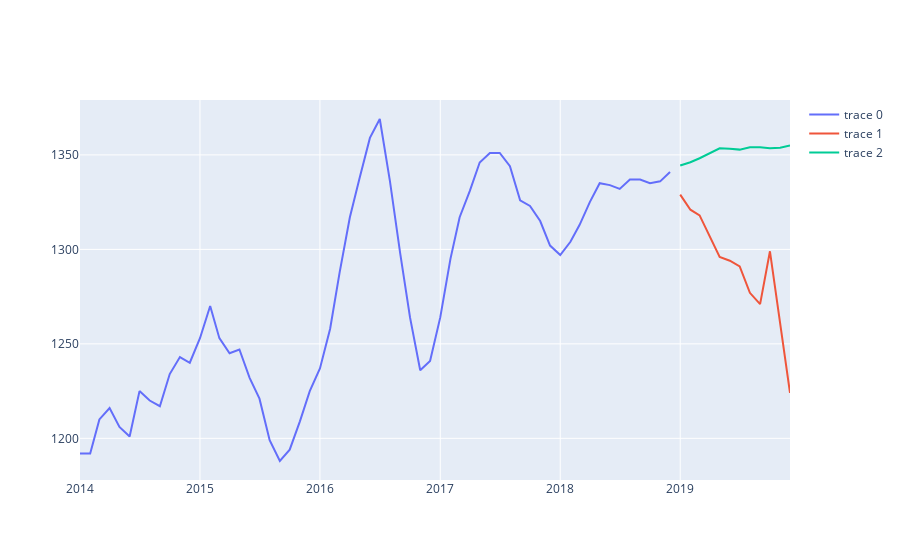

The notebook cell saved with this chart:
### Code cell
fig = go.Figure()
fig.add_trace(go.Line(x = curr_train.index, y = curr_train['zri'], mode = 'lines'))
fig.add_trace(go.Line(x = curr_test.index, y = curr_test['zri'], mode = 'lines'))
fig.add_trace(go.Line(x = curr_test.index, y = pred_dict[curr_train['zip'][0]], mode = 'lines'))
# fig.add_trace(go.Line(x = curr_test.index, y = np.asarray(conf)[:,0], mode = 'lines'))
# fig.add_trace(go.Line(x = curr_test.index, y = np.asarray(conf)[:,1], mode = 'lines', fill = 'tonexty'))
